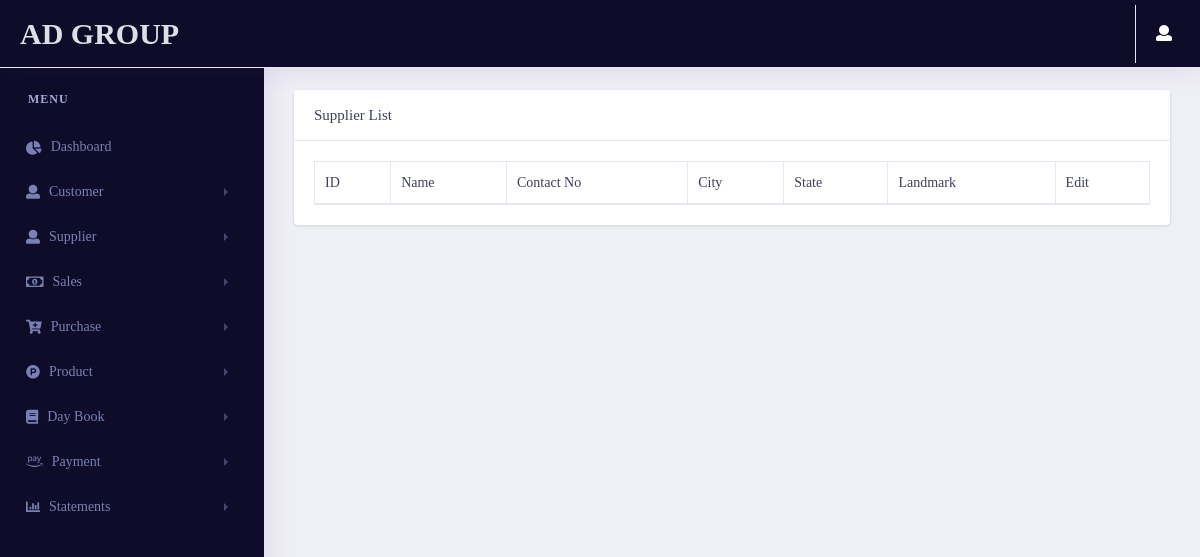
Page /dashboard/viewsupplier/ (signed in) on the earlier database version.
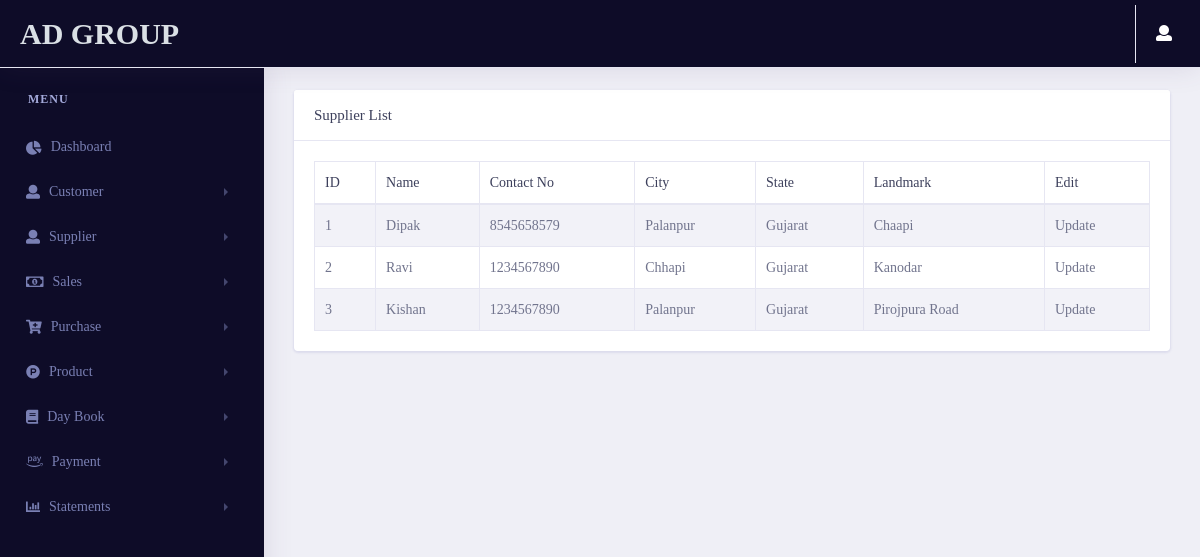
Same page on the later database version.
### dashboard/models.py (models this page shows, shortened)
class Supplier_estimate(models.Model):
    supplierid = models.IntegerField()
    fullname = models.CharField(max_length=50)
    contactno = models.CharField(max_length=50)
    city = models.CharField(max_length=50)
    state = models.CharField(max_length=50)
    landmark = models.CharField(max_length=50)
    id = models.UUIDField(default=uuid.uuid4 , unique=True , primary_key=True , editable=False)
    class Meta:
        indexes = [models.Index(fields=['supplierid' , 'id'])]

### dashboard/views.py (the view)
# urls.py: path('viewsupplier/',views.viewsupplier,name="viewsupplier"),
@login_required(login_url='login')
def viewsupplier(request):
    Estimate_group = Group.objects.get(name='Estimate')
    GST_group = Group.objects.get(name='GST')
    user = User.objects.get(username=request.user.username)
    try:
        if user.is_authenticated:
            if Estimate_group in user.groups.all():
                supplier_data = Supplier_estimate.objects.all()
            if GST_group in user.groups.all():
                supplier_data = Supplier_gst.objects.all()
            context = {
                'supplier_data': supplier_data
            }
            return render(request,"dashboard/viewsupplier.html",context)
        else:
            return redirect('login')
    except:
        return redirect('error404')

### pages/templatetags/user_auth.py (called while the page is built)
@register.filter(name='has_group')
def has_group(user, group_name):
    group = Group.objects.get(name=group_name)
    return True if group in user.groups.all() else False

### dashboard/templates/dashboard/viewsupplier.html (shortened to what this page needs)
{% extends 'pages/base.html' %}
{% load static %}
{% load user_auth %}
{% block content %}
<link rel="stylesheet" href="{% static 'vendor/bootstrap/css/bootstrap.min.css' %}">
<link href="{% static 'vendor/fonts/circular-std/style.css' %}" rel="stylesheet">
<link rel="stylesheet" href="{% static 'libs/css/style.css' %}">
<link rel="stylesheet" href="{% static 'vendor/fonts/fontawesome/css/fontawesome-all.css' %}">
<link rel="stylesheet" type="text/css" href="{% static 'vendor/datatables/css/dataTables.bootstrap4.css' %}">
{% if request.user|has_group:"Estimate" %}
<div class="row">
    <div class="col-xl-12 col-lg-12 col-md-12 col-sm-12 col-12">
        <div class="card">
            <h5 class="card-header">Supplier List</h5>
            <div class="card-body">
                <div class="table-responsive">
                    <table class="table table-striped table-bordered first" id="example">
                        <thead>
                            <tr>
                                <th>ID</th>
                                <th>Name</th>
                                <th>Contact No</th>
                                <th>City</th>
                                <th>State</th>
                                <th>Landmark</th>
                                <th>Edit</th>
                            </tr>
                        </thead>
                        <tbody>
                        {% for i in supplier_data %}
                            <tr>
                                <td>{{i.supplierid}}</td>
                                <td>{{i.fullname}}</td>
                                <td>{{i.contactno}}</td>
                                <td>{{i.city}}</td>
                                <td>{{i.state}}</td>
                                <td>{{i.landmark}}</td>
                                <td>
                                    <a href="/dashboard/updatesupplier/{{i.id}}">Update</a>
                                </td>
                            </tr>
                        {% endfor %}
                        </tbody>
                    </table>
                </div>
            </div>
        </div>
    </div>
</div>
{% endif %}
{% endblock content %}

Differences in the rows shown:
added Supplier_estimate: supplierid "1", fullname "Dipak", contactno "8545658579", city "Palanpur", state "Gujarat", landmark "Chaapi"
added Supplier_estimate: supplierid "2", fullname "Ravi", contactno "1234567890", city "Chhapi", state "Gujarat", landmark "Kanodar"
added Supplier_estimate: supplierid "3", fullname "Kishan", contactno "1234567890", city "Palanpur", state "Gujarat", landmark "Pirojpura Road"
